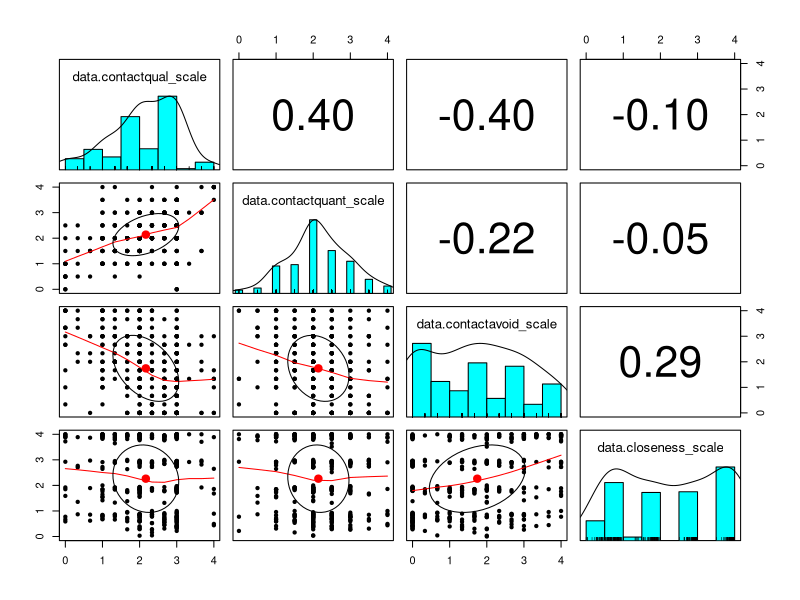

Source code (R): (Note: this script raises an error after producing the figure.)
## ---- chunk 1
# setwd("d:/Dropbox/research/Social Psychology/northdale/Tradeoff threat vs empathy/")
data<-read.table("Northdale survey (reverse coded).dat",
                    header = TRUE,sep="\t")
library(lavaan);library(knitr);library(psych);library(GPArotation);library(dplyr)
## ---- chunk 2
#   scale distance
    data$crowflies_address_infstlmnt<-(1-data$crowflies_address_infstlmnt/max(data$crowflies_address_infstlmnt,na.rm=T))
    data$Cnt_IS_see<-data$Cnt_IS_see
    data$Cnt_IS_smell<-data$Cnt_IS_smell
    data$Cnt_IS_hear<-data$Cnt_IS_hear
    data$closeness_scale<-(data$Cnt_IS_see + data$Cnt_IS_smell + data$Cnt_IS_hear + data$crowflies_address_infstlmnt)
    closenessdf<-data.frame(data$Cnt_IS_see,data$Cnt_IS_smell,data$Cnt_IS_hear,data$crowflies_address_infstlmnt)    
    omega(closenessdf,nfactors=1)
  

#   Threat
    data$Thrt_Phy1<-data$Thrt_Phy1/3
    data$Thrt_Phy2<-data$Thrt_Phy2/3
    data$Thrt_Phy3<-data$Thrt_Phy3/3
    data$threat_scale<-data$Thrt_Phy1+data$Thrt_Phy2+data$Thrt_Phy3
    threatdf<-data.frame(data$Thrt_Phy1, data$Thrt_Phy2, data$Thrt_Phy3)    
    omega(threatdf,nfactors=1)
#   so what 


  
#   Empathy
    data$Empath1<-data$Empath1/3    
    data$Empath2<-data$Empath2/3
    data$Empath3<-data$Empath3/3
    data$empathy_scale<-(data$Empath1 + data$Empath2 + data$Empath3)
    empathydf<-data.frame(data$Empath1 ,  data$Empath2 ,  data$Empath3)    
    alpha(empathydf)
    omega(empathydf,nfactors=1)



#   Prejudice
    data$Att_IS1<-(data$Att_IS1-1)/6.75    
    data$Att_IS2<-(data$Att_IS2-1)/6.75  
    data$Att_IS4<-(data$Att_IS4-1)/6.75  
    data$prejudice_scale<-(data$Att_IS1 + data$Att_IS2 + data$Att_IS4)
    prejudicedf<-data.frame(data$Att_IS1 ,  data$Att_IS2 ,  data$Att_IS4)    
    omega(prejudicedf,nfactors=1)
    alpha(prejudicedf)


#   Contact quantity
    data$Cnt_pos_B<-data$Cnt_pos_B/2
    data$Cnt_pos_IS1<-data$Cnt_pos_IS1/2
    data$contactquant_scale<-data$Cnt_pos_B+data$Cnt_pos_IS1
    contactquantdf<-data.frame(data$Cnt_pos_B,data$Cnt_pos_IS1)    
    omega(contactquantdf,nfactors=1)
    alpha(contactquantdf)



#   Contact_avoid
    data$cnt_avd2<-data$cnt_avd2/3
    data$cnt_avd3<-data$cnt_avd3/3
    data$cnt_avd4<-data$cnt_avd4/3
    data$contactavoid_scale<-data$cnt_avd2+data$cnt_avd3+data$cnt_avd4
    contactavoiddf<-data.frame(data$cnt_avd2,data$cnt_avd3,data$cnt_avd4)    
    omega(contactavoiddf,nfactors=1)
    alpha(contactavoiddf)


#   Contact_quality
    data$Cnt_Qul_IS1<-data$Cnt_Qul_IS1/3
    data$Cnt_Qul_IS2<-data$Cnt_Qul_IS2/3
    data$Cnt_Qul_IS3<-data$Cnt_Qul_IS3/3
    data$contactqual_scale<-data$Cnt_Qul_IS1+data$Cnt_Qul_IS2+data$Cnt_Qul_IS3
    contactqualdf<-data.frame(data$Cnt_Qul_IS1,data$Cnt_Qul_IS2,data$Cnt_Qul_IS3)    
    omega(contactqualdf,nfactors=1)
    alpha(contactqualdf)

#   Let's get some descriptive statistics on the scale variables
    library(dplyr)
    datax<-tbl_df(data) # convert to format dplyr likes
    statsum<-summarise_each(datax,funs(mean(.,na.rm=T),sd(.,na.rm=T),max(.,na.rm=T)),matches("scale"))
    print(statsum)
    
#   Let's take a look at the inter-connectedness of the contact scales
    contactvars<-data.frame(data$contactqual_scale,data$contactquant_scale,data$contactavoid_scale,data$closeness_scale)
    pairs.panels(contactvars)
    princomp(~.,contactvars)
    principal(contactvars,2,rotate="cluster")

    # The analysis above shows that the contact vars are correlated, and that there appear to be
    # two separate factors, strongly defined by contactquant and contactavoid, with contactqual
    # loading on both.  It would be useful to test a CFA with original items, proposing 3 separate

    contactfactors<-"

 
    #   Contact_quant
        contactquant=~Cnt_pos_B+Cnt_pos_IS1

    #   Contact_avoid
        contactavoid=~cnt_avd2+cnt_avd3+cnt_avd4

    #   Contact_quality
        contactqual=~Cnt_Qul_IS1+Cnt_Qul_IS2+Cnt_Qul_IS3

"

      #     We now run the CFA
            contactfactorsfit<-sem(contactfactors,data=data)
            kable(summary(contactfactorsfit,rsquare=T),format="html")            
            parameterEstimates(contactfactorsfit) 
            resid(contactfactorsfit, type = "standardized")
            fitmeasures(contactfactorsfit)
            modindices(contactfactorsfit)


#   Kevin wants to take a look at the negative contact variables
    contactnegativedf<-data.frame(data$Cnt_neg_IS1,data$Cnt_neg_IS2,data$Cnt_neg_IS3)
    pairs.panels(contactnegativedf)
    data$contactnegative_scale<-data$Cnt_neg_IS1 + data$Cnt_neg_IS2 + data$Cnt_neg_IS3    

    # clearly good properties, so we add this to the contactvars dataframe, and look again
    contactvars<-data.frame(data$contactqual_scale,data$contactquant_scale,data$contactavoid_scale,data$closeness_scale,data$contactnegative_scale)
    pairs.panels(contactvars)
    princomp(~.,contactvars)
    principal(contactvars,2,rotate="cluster")
    
    # Very clear pattern, again.  Now take a look at negative emotions
    datax<-tbl_df(data)
    negativeemotionsdf<-select(datax,starts_with("Emot_IS_G"))
    negativeemotionsdf<-negativeemotionsdf[,1:8]
    pairs.panels(negativeemotionsdf)
    princomp(~.,negativeemotionsdf)
    principal(negativeemotionsdf,2,rotate="cluster")


## ---- chunk 3

medcloseness2<-"
        
#   MEASUREMENT MODEL (Lavaan fixes first items for scale to 1.0, 
repeated here to be clear)

#   Closeness
    closeness=~1.0*(crowflies_address_infstlmnt) + Cnt_IS_see + Cnt_IS_smell+ Cnt_IS_hear

#   Threat
    threatphy=~1.0*Thrt_Phy1 + Thrt_Phy2 + Thrt_Phy3

#   Empathy
    empathy=~1.0*Empath1 + Empath2 + Empath3

#   Prejudice
    prejudice=~1*Att_IS1 + Att_IS2 + Att_IS4
    
#   Contact_pos
#    contactpos=~Cnt_Qul_IS1+Cnt_Qul_IS2+Cnt_Qul_IS3

    contactquant=~Cnt_pos_B+Cnt_pos_IS1

#   Contact_avoid
    contactavoid=~cnt_avd2+cnt_avd3+cnt_avd4

#   Contact_quality
    contactqual=~Cnt_Qul_IS1+Cnt_Qul_IS2+Cnt_Qul_IS3

#   Negative_emotions
#    negemotion=~Emot_Is_G2+Emot_Is_G4+Emot_Is_G5

#   Negative contact
#    contactnegative=~Cnt_neg_IS1 + Cnt_neg_IS2


#   REGRESSIONS / STRUCTURAL MODEL
#   contactqual~closeness
    contactquant~contactqual
    contactqual~threatphy
#   contactnegative~closeness
    threatphy~closeness
    empathy~contactqual
    contactavoid~threatphy+contactqual
#   contactavoid~closeness
#   contactavoid~threatphy
#   negemotion~contactquant+threatphy
    prejudice~contactquant+contactavoid
 
       
"

  # test



## ---- chunk 4

medcloseness2fit<-sem(medcloseness2,data=data)
kable(summary(medcloseness2fit,rsquare=T),format="html")            
parameterEstimates(medcloseness2fit) 
resid(medcloseness2fit, type = "standardized")
fitmeasures(medcloseness2fit)
modindices(medcloseness2fit)

## ---- chunk 5

medcloseness3<-"
        
#   MEASUREMENT MODEL (Lavaan fixes first items for scale to 1.0, 
repeated here to be clear)

#   Closeness
    closeness=~1.0*(crowflies_address_infstlmnt) + Cnt_IS_see + Cnt_IS_smell+ Cnt_IS_hear

#   Threat
    threatphy=~1.0*Thrt_Phy1 + Thrt_Phy2 + Thrt_Phy3

#   Empathy
    empathy=~1.0*Empath1 + Empath2 + Empath3

#   Prejudice
    prejudice=~1*Att_IS1 + Att_IS2 + Att_IS4
    
#   Contact_pos
#    contactpos=~Cnt_Qul_IS1+Cnt_Qul_IS2+Cnt_Qul_IS3

    contactquant=~Cnt_pos_B+Cnt_pos_IS1

#   Contact_avoid
    contactavoid=~cnt_avd2+cnt_avd3+cnt_avd4

#   Contact_quality
    contactqual=~Cnt_Qul_IS1+Cnt_Qul_IS2+Cnt_Qul_IS3

#   Negative_emotions
#    negemotion=~Emot_Is_G2+Emot_Is_G4+Emot_Is_G5

#   Negative contact
#    contactnegative=~Cnt_neg_IS1 + Cnt_neg_IS2


#   REGRESSIONS / STRUCTURAL MODEL
#   contactqual~closeness
    contactquant~contactqual
    contactqual~threatphy
#   contactnegative~closeness
    threatphy~closeness
    empathy~contactqual
    contactavoid~threatphy+contactqual
#   contactavoid~closeness
#   contactavoid~threatphy
#   negemotion~contactquant+threatphy
    prejudice~contactquant+contactavoid
 
       
"

  # test



## ---- chunk 6

medcloseness3fit<-sem(medcloseness3,data=data)
kable(summary(medcloseness3fit,rsquare=T),format="html")            
parameterEstimates(medcloseness3fit) 
resid(medcloseness3fit, type = "standardized")
fitmeasures(medcloseness3fit)
modindices(medcloseness3fit)

## ---- chunk 7
#  Here we want to perform k-fold cross validation empirically.  We need to 
#  load Caret and then partition the dataset, imputing for missing data etc

require(caret)

# Split data etc.

datax<-select(data,crowflies_address_infstlmnt,Cnt_IS_see,Cnt_IS_smell,Cnt_IS_hear,
              Thrt_Phy1 ,  Thrt_Phy2 ,  Thrt_Phy3 ,  Empath1 ,  Empath2 ,  Empath3, 
              Att_IS1 ,  Att_IS2 ,  Att_IS4, Cnt_pos_B, Cnt_pos_IS1, cnt_avd2, cnt_avd3, cnt_avd4, 
              Cnt_Qul_IS1, Cnt_Qul_IS2, Cnt_Qul_IS3, Cnt_neg_IS1 ,  Cnt_neg_IS2)

  datay<-preProcess(datax,method="knnImpute",k=5)
  dataj<-as.data.frame(datay$data)

  xval<-matrix(nrow=100,ncol=8)
  colnames(xval)<-c("rmsea_1","cfi_1","tli_1","srmr_1","rmsea_2","cfi_2","tli_2","srmr_2")



train<-createDataPartition(dataj[,23])
dataj$group[train$Resample1]<-"A"
dataj$group[-train$Resample1]<-"B"

medcloseness2fit<-sem(medcloseness2,data=dataj,group="group")
  x<-fitmeasures(medcloseness2fit,c("rmsea","cfi","tli","srmr"))

library(semTools)
measurementInvariance(medcloseness2, data = dataj, group = "group")


# Do the SEM 100 times, and gather fit indices

for (i in 1:100){

  train<-createDataPartition(dataj[,23])
  traindata<-dataj[train$Resample1,]
  testdata<-dataj[-train$Resample1,]

# Now we need to run, and gather some of the fit indices 

  medcloseness2fit<-sem(medcloseness2,data=traindata)
  x<-fitmeasures(medcloseness2fit,c("rmsea","cfi","tli","srmr"))
  xval[i,1]<-x[1]
  xval[i,2]<-x[2]
  xval[i,3]<-x[3]
  xval[i,4]<-x[4]

  medcloseness2fit<-sem(medcloseness2,data=testdata)
  y<-fitmeasures(medcloseness2fit,c("rmsea","cfi","tli","srmr"))
  xval[i,5]<-y[1]
  xval[i,6]<-y[2]
  xval[i,7]<-y[3]
  xval[i,8]<-y[4]

}

# Now let's take the difference between the estimates

xval<-as.data.frame(xval)
xval$rmsea_diff<-xval$rmsea_2-xval$rmsea_1
xval$cfi_diff<-xval$cfi_2-xval$cfi_1
xval$tli_diff<-xval$tli_2-xval$tli_1
xval$srmr_diff<-xval$srmr_2-xval$srmr_1

ggplot(data=xval,aes(x=rmsea_diff))+geom_histogram(color="black",fill="white",binwidth=.01)
ggplot(data=xval,aes(x=cfi_diff))+geom_histogram(color="black",fill="white",binwidth=.01)
ggplot(data=xval,aes(x=tli_diff))+geom_histogram(color="black",fill="white",binwidth=.01)
ggplot(data=xval,aes(x=srmr_diff))+geom_histogram(color="black",fill="white",binwidth=.01)

xvalfitmeasures<-gather(xval,fitmeasure,fitvalue,rmsea_1:srmr_diff)
summarise(group_by(xvalfitmeasures,fitmeasure),m=mean(fitvalue),sd=sd(fitvalue),qt05=quantile(fitvalue,.05),qt95=quantile(fitvalue,.95))


## ---- chunk 8

# check out scatterplots etc.
modeldatadf<-data.frame(data$closeness,data$contactquant,data$contactavoid,data$threat,data$empathy,data$prejudice)
pairs.panels(modeldatadf)

#  check out possible moderation of contact-prej relationship by closeness
closeness_X_contactprej<-lm(prejudice_scale~closeness_scale*contactquant_scale,data=data)
summary(closeness_X_contactprej)

#  check out possible moderation of contactqual-prej relationship by closeness
closeness_X_contactqualprej<-lm(prejudice_scale~closeness_scale*contactqual_scale,data=data)
summary(closeness_X_contactqualprej)


# Check out possible contact-quality dependence on closeness
scatter.smooth(data$closeness_scale,data$contactqual_scale)
scatter.smooth(data$contactqual_scale,data$contactquant_scale)
cor(data$contactqual_scale,data$contactquant_scale,use="pairwise.complete")

# Check out possible moderation of contactquant-prej by contact-qual
contactqual_X_contactquantprej<-lm(prejudice_scale~contactqual_scale*contactquant_scale,data=data)
summary(contactqual_X_contactquantprej)
